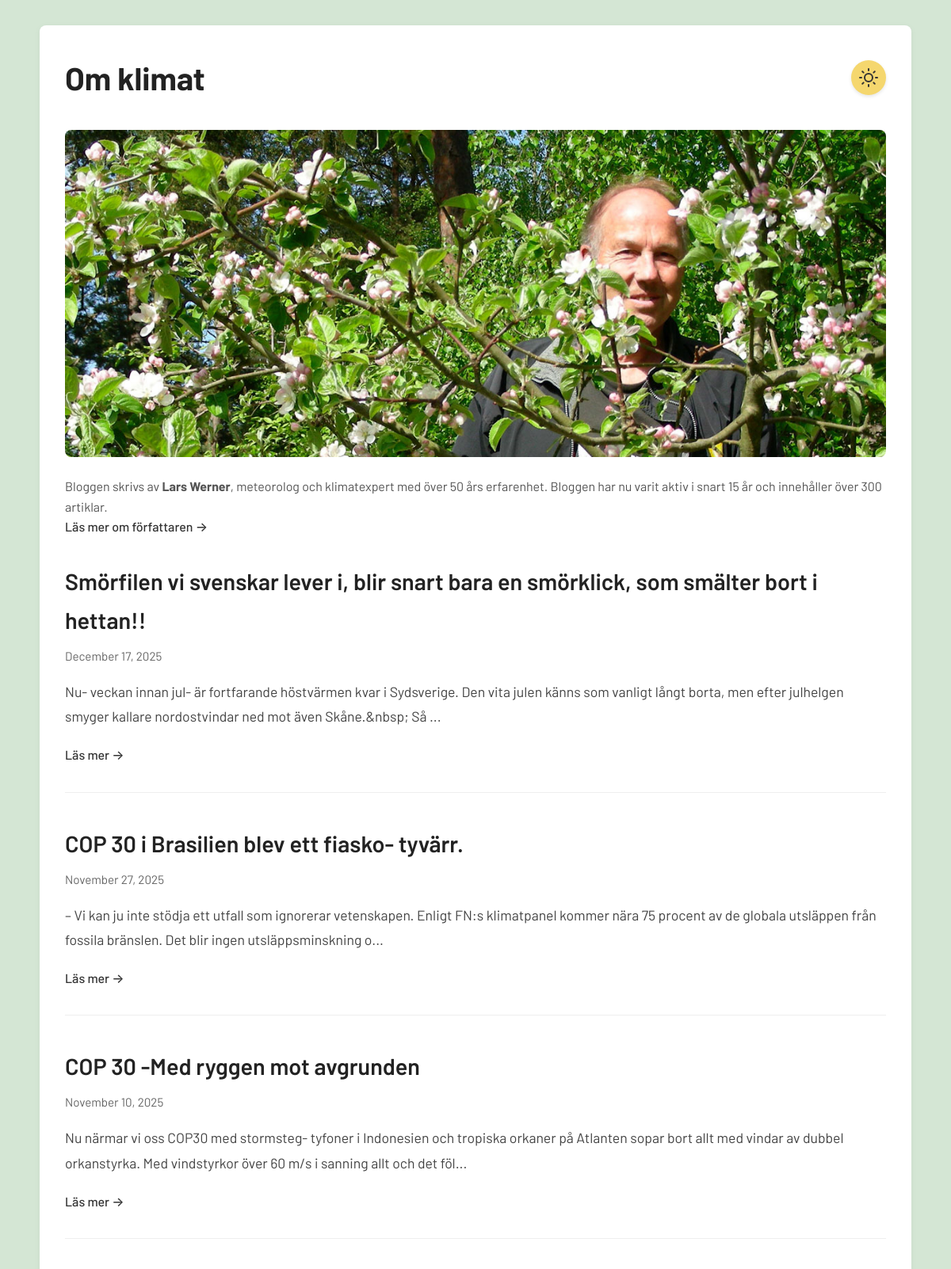
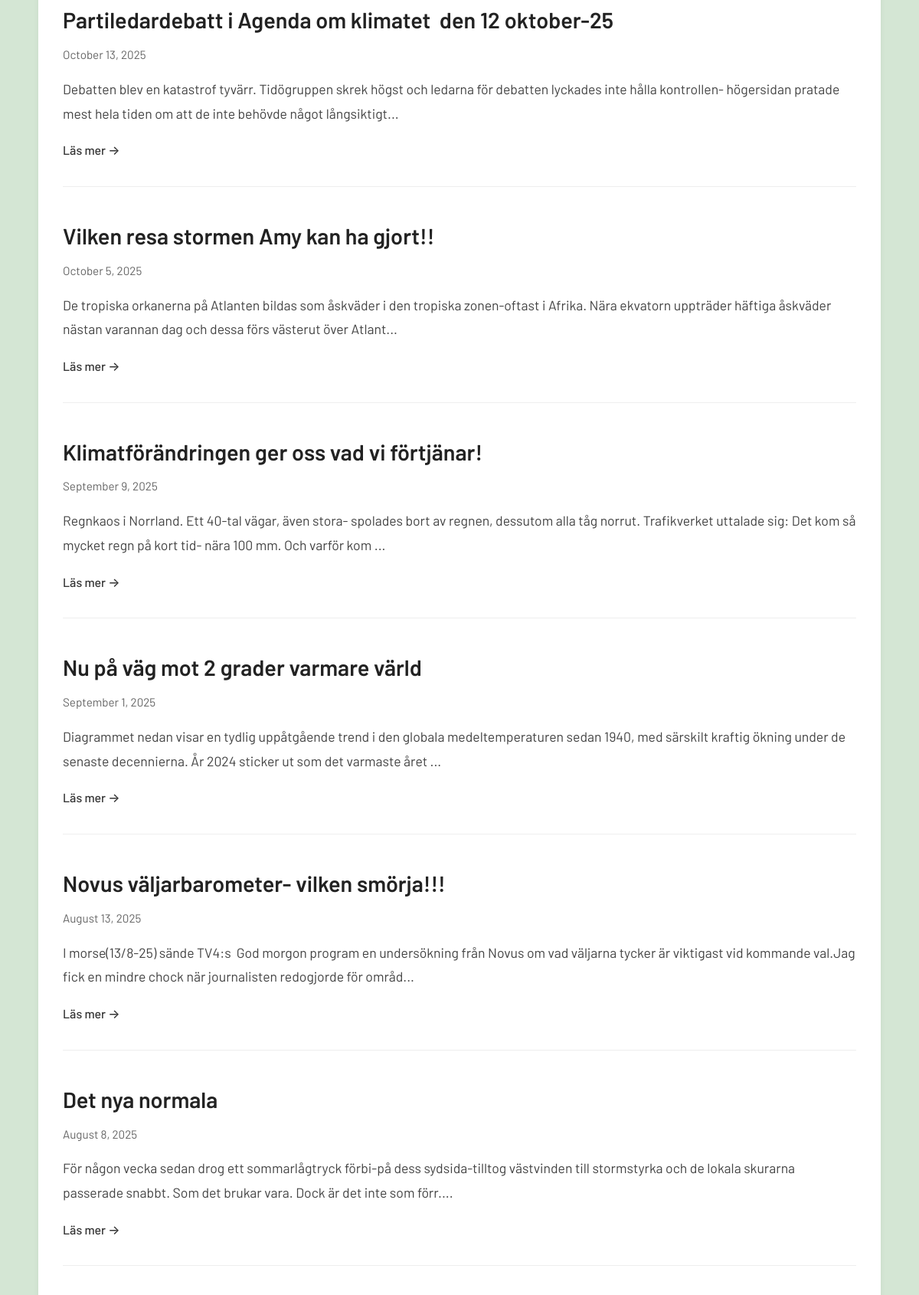
The page / (upper part) on the database its author committed (2 pictures, top to bottom).
### tables this page shows
CREATE TABLE posts (
        id INTEGER PRIMARY KEY AUTOINCREMENT,
        title TEXT NOT NULL,
        content TEXT NOT NULL,
        slug TEXT UNIQUE NOT NULL,
        created_at DATETIME DEFAULT CURRENT_TIMESTAMP,
        updated_at DATETIME DEFAULT CURRENT_TIMESTAMP
    , featured_image TEXT, status TEXT DEFAULT 'draft');

### config.php (called while the page is built, shortened)
<?php
function formatDate($date) {
    return date('F j, Y', strtotime($date));
}

### index.php (the view, shortened to what this page needs)
<?php
require_once 'config.php';
$db = getDB();
$stmt = $db->query("SELECT id, title, content, slug, featured_image, created_at FROM posts WHERE status = 'published' ORDER BY created_at DESC");
$posts = $stmt->fetchAll(PDO::FETCH_ASSOC);
function getExcerpt($content, $length = 200) {
    $text = strip_tags($content);
    if (strlen($text) <= $length) {
        return $text;
    }
    return substr($text, 0, $length) . '...';
}
?>
<!DOCTYPE html>
<html lang="sv">
<head>
    <link rel="stylesheet" href="styles.css?v=3">
</head>
<body>
    <div class="container">
        <header>
            <div class="header-title-wrapper">
                <h1>Om klimat</h1>
                <a href="admin/login.php" class="admin-sun-button" aria-label="Gå till admin-sidan">
                </a>
            </div>
            <?php if (file_exists('uploads/author.png')): ?>
                <img src="uploads/author.png" alt="Lars Werner" class="author-image" style="max-width: 100%; height: auto; margin-bottom: 1rem; border-radius: 8px;">
            <?php endif; ?>
            <div class="author-intro">
                <p>Bloggen skrivs av <strong>Lars Werner</strong>, meteorolog och klimatexpert med över 50 års erfarenhet. Bloggen har nu varit aktiv i snart 15 år och innehåller över 300 artiklar.<br><a href="om.php">Läs mer om författaren →</a></p>
            </div>
        </header>
        <main>
            <?php if (empty($posts)): ?>
                <p class="no-posts">Inga inlägg än. Kom tillbaka snart!</p>
            <?php else: ?>
                <div class="posts-list">
                    <?php foreach ($posts as $post): ?>
                        <article class="post-preview">
                            <h2><a href="post.php?slug=<?php echo htmlspecialchars($post['slug']); ?>">
                                <?php echo htmlspecialchars($post['title']); ?>
                            </a></h2>
                            <time class="post-date"><?php echo formatDate($post['created_at']); ?></time>
                            <p class="post-excerpt"><?php echo htmlspecialchars(getExcerpt($post['content'])); ?></p>
                            <a href="post.php?slug=<?php echo htmlspecialchars($post['slug']); ?>" class="read-more">Läs mer →</a>
                        </article>
                    <?php endforeach; ?>
                </div>
            <?php endif; ?>
        </main>
    </div>
</body>
</html>

### styles.css (style rules this page uses)
* { margin: 0; padding: 0; box-sizing: border-box; }
body { font-family: 'Barlow', -apple-system, BlinkMacSystemFont, 'Segoe UI', Roboto, 'Helvetica Neue', Arial, sans-serif; font-size: 18px; line-height: 1.7; color: #333; background: #d4e6d4; padding: 2rem 1rem; }
.container { max-width: 1100px; margin: 0 auto; background: white; padding: 2rem; border-radius: 8px; box-shadow: 0 2px 8px rgba(0,0,0,0.05); }
.header-title-wrapper { display: flex; align-items: center; justify-content: space-between; margin-bottom: 2rem; }
header h1 { font-size: 2.5rem; margin-bottom: 0; color: #222; font-weight: 700; flex: 1; }
.admin-sun-button { display: flex; align-items: center; justify-content: center; width: 44px; height: 44px; border-radius: 50%; background: #f5d76e; color: #333; text-decoration: none; transition: all 0.2s ease; box-shadow: 0 2px 4px rgba(0, 0, 0, 0.1); flex-shrink: 0; }
.admin-sun-button svg { width: 24px; height: 24px; }
.author-intro { margin-top: 0; margin-bottom: 2rem; padding-top: 0; font-size: 1rem; color: #555; line-height: 1.6; }
.author-intro a { color: #333; text-decoration: none; font-weight: 500; }
main { margin-bottom: 3rem; }
.posts-list { display: flex; flex-direction: column; gap: 2.5rem; }
.post-preview { padding-bottom: 2rem; border-bottom: 1px solid #eee; }
.post-preview h2 { font-size: 1.8rem; margin-bottom: 0.5rem; font-weight: 600; }
.post-preview h2 a { color: #222; text-decoration: none; }
.post-date { display: block; font-size: 0.95rem; color: #666; margin-bottom: 1rem; }
.post-excerpt { font-size: 1.1rem; color: #444; margin-bottom: 1rem; line-height: 1.8; }
.read-more { color: #333; text-decoration: none; font-weight: 500; font-size: 1rem; }

### rows shown on the page
posts: title "Smörfilen vi svenskar lever i, blir snart bara en smörklick, som smälter bort i hettan!!", created_at "December 17, 2025", content "Nu- veckan innan jul- är fortfarande höstvärmen kvar i Sydsverige. Den vita julen känns som vanligt långt borta, men efter julhelgen smyger kallare nordostvindar ned mot även Skåne.&nbsp; Så ..."
posts: title "COP 30 i Brasilien blev ett fiasko- tyvärr.", created_at "November 27, 2025", content "– Vi kan ju inte stödja ett utfall som ignorerar vetenskapen. Enligt FN:s klimatpanel kommer nära 75 procent av de globala utsläppen från fossila bränslen. Det blir ingen utsläppsminskning o..."
posts: title "COP 30 -Med ryggen mot avgrunden", created_at "November 10, 2025", content "Nu närmar vi oss COP30 med stormsteg- tyfoner i Indonesien och tropiska orkaner på Atlanten sopar bort allt med vindar av dubbel orkanstyrka. Med vindstyrkor över 60 m/s i sanning allt och det föl..."
posts: title "Partiledardebatt i Agenda om klimatet den 12 oktober-25", created_at "October 13, 2025", content "Debatten blev en katastrof tyvärr. Tidögruppen skrek högst och ledarna för debatten lyckades inte hålla kontrollen- högersidan pratade mest hela tiden om att de inte behövde något långsiktigt..."
posts: title "Vilken resa stormen Amy kan ha gjort!!", created_at "October 5, 2025", content "De tropiska orkanerna på Atlanten bildas som åskväder i den tropiska zonen-oftast i Afrika. Nära ekvatorn uppträder häftiga åskväder nästan varannan dag och dessa förs västerut över Atlant..."
posts: title "Klimatförändringen ger oss vad vi förtjänar!", created_at "September 9, 2025", content "Regnkaos i Norrland. Ett 40-tal vägar, även stora- spolades bort av regnen, dessutom alla tåg norrut. Trafikverket uttalade sig: Det kom så mycket regn på kort tid- nära 100 mm. Och varför kom ..."
posts: title "Nu på väg mot 2 grader varmare värld", created_at "September 1, 2025", content "Diagrammet nedan visar en tydlig uppåtgående trend i den globala medeltemperaturen sedan 1940, med särskilt kraftig ökning under de senaste decennierna. År 2024 sticker ut som det varmaste året ..."
posts: title "Novus väljarbarometer- vilken smörja!!!", created_at "August 13, 2025", content "I morse(13/8-25) sände TV4:s God morgon program en undersökning från Novus om vad väljarna tycker är viktigast vid kommande val.Jag fick en mindre chock när journalisten redogjorde för områd..."
posts: title "Det nya normala", created_at "August 8, 2025", content "För någon vecka sedan drog ett sommarlågtryck förbi-på dess sydsida-tilltog västvinden till stormstyrka och de lokala skurarna passerade snabbt. Som det brukar vara. Dock är det inte som förr...."
